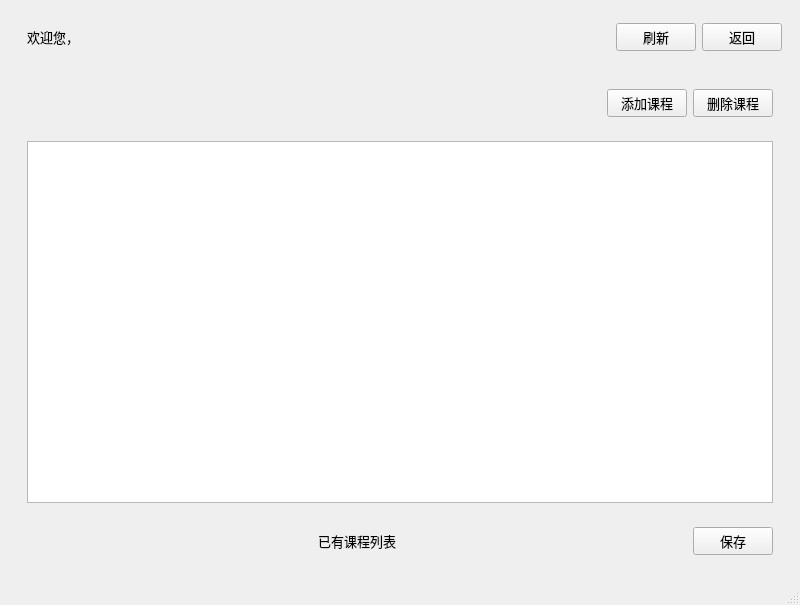
<?xml version="1.0" encoding="UTF-8"?>
<ui version="4.0">
 <class>Course_login</class>
 <widget class="QMainWindow" name="Course_login">
  <property name="geometry">
   <rect>
    <x>0</x>
    <y>0</y>
    <width>800</width>
    <height>605</height>
   </rect>
  </property>
  <property name="font">
   <font>
    <family>楷体</family>
    <pointsize>10</pointsize>
   </font>
  </property>
  <property name="windowTitle">
   <string>管理课程</string>
  </property>
  <widget class="QWidget" name="centralwidget">
   <layout class="QGridLayout" name="gridLayout">
    <item row="0" column="0">
     <widget class="QWidget" name="widget_3" native="true">
      <layout class="QVBoxLayout" name="verticalLayout_2">
       <item>
        <widget class="QWidget" name="widget_2" native="true">
         <layout class="QHBoxLayout" name="horizontalLayout">
          <item>
           <widget class="QLabel" name="label">
            <property name="text">
             <string>欢迎您，</string>
            </property>
           </widget>
          </item>
          <item>
           <widget class="QLabel" name="label_3">
            <property name="text">
             <string/>
            </property>
           </widget>
          </item>
         </layout>
        </widget>
       </item>
      </layout>
     </widget>
    </item>
    <item row="0" column="1">
     <spacer name="horizontalSpacer_24">
      <property name="orientation">
       <enum>Qt::Horizontal</enum>
      </property>
      <property name="sizeHint" stdset="0">
       <size>
        <width>126</width>
        <height>20</height>
       </size>
      </property>
     </spacer>
    </item>
    <item row="0" column="2">
     <spacer name="horizontalSpacer_23">
      <property name="orientation">
       <enum>Qt::Horizontal</enum>
      </property>
      <property name="sizeHint" stdset="0">
       <size>
        <width>124</width>
        <height>20</height>
       </size>
      </property>
     </spacer>
    </item>
    <item row="0" column="3">
     <widget class="QWidget" name="widget_10" native="true">
      <layout class="QHBoxLayout" name="horizontalLayout_2">
       <item>
        <spacer name="horizontalSpacer_13">
         <property name="orientation">
          <enum>Qt::Horizontal</enum>
         </property>
         <property name="sizeHint" stdset="0">
          <size>
           <width>40</width>
           <height>20</height>
          </size>
         </property>
        </spacer>
       </item>
       <item>
        <spacer name="horizontalSpacer_5">
         <property name="orientation">
          <enum>Qt::Horizontal</enum>
         </property>
         <property name="sizeHint" stdset="0">
          <size>
           <width>40</width>
           <height>20</height>
          </size>
         </property>
        </spacer>
       </item>
       <item>
        <spacer name="horizontalSpacer_12">
         <property name="orientation">
          <enum>Qt::Horizontal</enum>
         </property>
         <property name="sizeHint" stdset="0">
          <size>
           <width>40</width>
           <height>20</height>
          </size>
         </property>
        </spacer>
       </item>
       <item>
        <spacer name="horizontalSpacer_6">
         <property name="orientation">
          <enum>Qt::Horizontal</enum>
         </property>
         <property name="sizeHint" stdset="0">
          <size>
           <width>40</width>
           <height>20</height>
          </size>
         </property>
        </spacer>
       </item>
       <item>
        <spacer name="horizontalSpacer_3">
         <property name="orientation">
          <enum>Qt::Horizontal</enum>
         </property>
         <property name="sizeHint" stdset="0">
          <size>
           <width>40</width>
           <height>20</height>
          </size>
         </property>
        </spacer>
       </item>
       <item>
        <widget class="QPushButton" name="pushButton_4">
         <property name="text">
          <string>刷新</string>
         </property>
        </widget>
       </item>
       <item>
        <widget class="QPushButton" name="pushButton">
         <property name="text">
          <string>返回</string>
         </property>
        </widget>
       </item>
      </layout>
     </widget>
    </item>
    <item row="1" column="0" colspan="4">
     <widget class="QWidget" name="widget_6" native="true">
      <layout class="QVBoxLayout" name="verticalLayout_3">
       <item>
        <widget class="QWidget" name="widget_7" native="true">
         <layout class="QHBoxLayout" name="horizontalLayout_4">
          <item>
           <spacer name="horizontalSpacer">
            <property name="orientation">
             <enum>Qt::Horizontal</enum>
            </property>
            <property name="sizeHint" stdset="0">
             <size>
              <width>40</width>
              <height>20</height>
             </size>
            </property>
           </spacer>
          </item>
          <item>
           <widget class="QPushButton" name="addCourse">
            <property name="text">
             <string>添加课程</string>
            </property>
           </widget>
          </item>
          <item>
           <widget class="QPushButton" name="pushButton_3">
            <property name="text">
             <string>删除课程</string>
            </property>
           </widget>
          </item>
         </layout>
        </widget>
       </item>
       <item>
        <widget class="QWidget" name="widget_4" native="true">
         <layout class="QVBoxLayout" name="verticalLayout_4">
          <item>
           <widget class="QTableView" name="tableViewCourses">
            <property name="minimumSize">
             <size>
              <width>746</width>
              <height>335</height>
             </size>
            </property>
           </widget>
          </item>
         </layout>
        </widget>
       </item>
       <item>
        <widget class="QWidget" name="widget_5" native="true">
         <layout class="QHBoxLayout" name="horizontalLayout_3">
          <item>
           <spacer name="horizontalSpacer_7">
            <property name="orientation">
             <enum>Qt::Horizontal</enum>
            </property>
            <property name="sizeHint" stdset="0">
             <size>
              <width>40</width>
              <height>20</height>
             </size>
            </property>
           </spacer>
          </item>
          <item>
           <widget class="QLabel" name="label_6">
            <property name="text">
             <string>已有课程列表</string>
            </property>
           </widget>
          </item>
          <item>
           <spacer name="horizontalSpacer_8">
            <property name="orientation">
             <enum>Qt::Horizontal</enum>
            </property>
            <property name="sizeHint" stdset="0">
             <size>
              <width>40</width>
              <height>20</height>
             </size>
            </property>
           </spacer>
          </item>
          <item>
           <widget class="QPushButton" name="save">
            <property name="text">
             <string>保存</string>
            </property>
           </widget>
          </item>
         </layout>
        </widget>
       </item>
      </layout>
     </widget>
    </item>
   </layout>
  </widget>
  <widget class="QMenuBar" name="menubar">
   <property name="geometry">
    <rect>
     <x>0</x>
     <y>0</y>
     <width>800</width>
     <height>26</height>
    </rect>
   </property>
  </widget>
  <widget class="QStatusBar" name="statusbar"/>
 </widget>
 <resources/>
 <connections/>
</ui>
